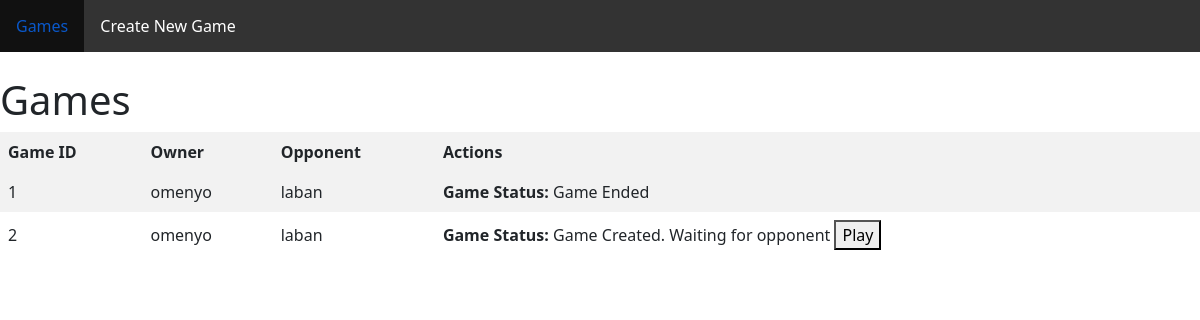
Before: / (signed in) with the older database file.
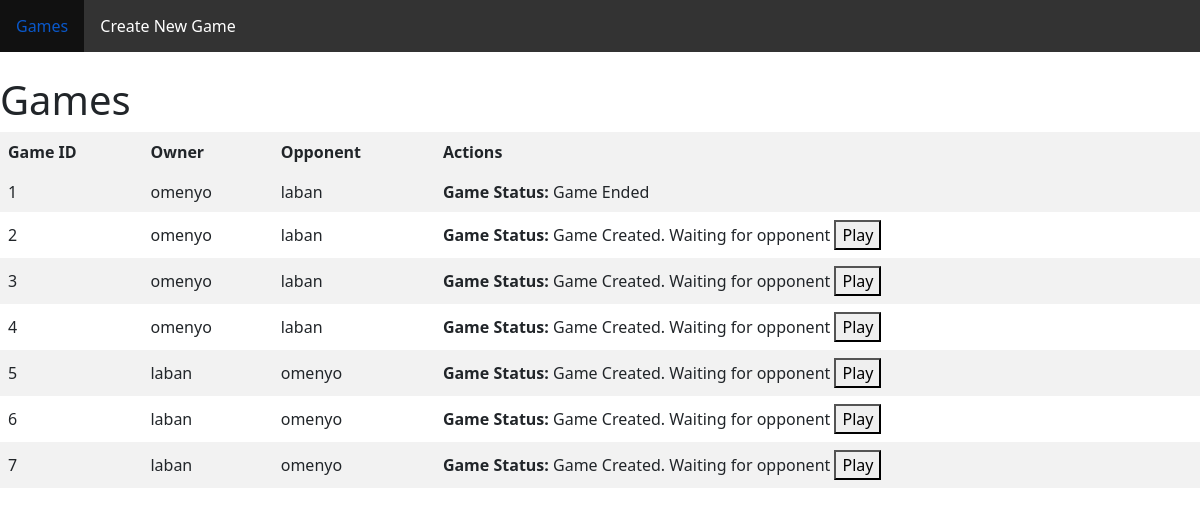
After: the same page with the newer database file.
### game_core/models.py (models this page shows, shortened)
class Game(models.Model):
    owner = models.ForeignKey(User, on_delete=models.CASCADE,related_name="owner")
    opponent = models.ForeignKey(User, on_delete=models.CASCADE,related_name="opponent", null=True)
    owner_online = models.BooleanField(default=False)
    opponent_online = models.BooleanField(default=False)
    winner = models.CharField(max_length=20, null=True, blank=True)
    CHOICES=(
        (1,"Game Created. Waiting for opponent"),
        (2,"Game Started"),
        (3,"Game Ended"))
    status = models.IntegerField(default=1,choices=CHOICES)
    c_player=models.CharField(max_length=3,default=1)
    owner_cards= models.CharField(max_length=2000,blank=True)
    opponent_cards=models.CharField(max_length=2000,blank=True)
    Cards_deck_play=models.CharField(max_length=2000,blank=True)
    Last_played=models.CharField(max_length=2000,blank=True)
    symbol=models.CharField(max_length=2000,blank=True)
    owner_pick_card_turn=models.BooleanField(default=True)
    opponent_pick_card_turn=models.BooleanField(default=True)

### game_core/views.py (the view)
# urls.py: path('', views.games, name='index'),
def games(request):
    if request.user.is_anonymous:
        return redirect(reverse_lazy('admin:index'))
    games=Game.objects.all()
    context={'games':games}
    return render(request, 'games.html',context)

### templates/games.html
{% extends "base.html" %}
{% block body %}
    <h1>Games</h1>
    <table>
        <tr>
            <th>Game ID</th>
            <th>Owner</th>
            <th>Opponent</th>
            <th>Actions</th>
        </tr>
        {% for game in games %}
            <tr>
                <td>{{ game.id }}</td>
                <td>{{ game.owner.username }}</td>
                <td>{{ game.opponent.username}}</td>
                <td>
                    {% if game.status == 1 %}
                        <strong>Game Status:</strong> Game Created. Waiting for opponent
                        <a href="{% url 'play_game' id=game.id %}">
                            <button>Play</button>
                        </a>
                    {% elif game.status == 2 %}
                        <strong>Game Status:</strong> Game Started
                        <a href="{% url 'play_game' id=game.id %}">
                            <button>Continue</button>
                        </a>
                    {% elif game.status == 3 %}
                        <strong>Game Status:</strong> Game Ended
                    {% endif %}
                </td>
            </tr>
        {% empty %}
            <tr>
                <td colspan="4">No games available</td>
            </tr>
        {% endfor %}
    </table>
{% endblock %}

### templates/base.html (shortened to what this page needs)
{% load static %}
<!DOCTYPE html>
<html lang="en">
<head>
    <link rel="stylesheet" href="{% static 'style.css' %}">
    <link rel="stylesheet" href="{% static 'main.css' %}">
     <link rel="stylesheet" href="https://stackpath.bootstrapcdn.com/bootstrap/5.1.3/css/bootstrap.min.css">
</head>
<body>
    <nav>
        <ul>
            <li><a href="/">Games</a></li>
            <li><a href="/create">Create New Game</a></li>
            <li><a href="#"></a></li>
        </ul>
    </nav>
    <br>
{% block body %}
{% endblock %}
</body>
</html>

### static/main.css (style rules this page uses)
nav { background-color: #333; overflow: hidden; }
nav ul { list-style-type: none; margin: 0; padding: 0; overflow: hidden; }
nav li { float: left; }
nav li a { display: block; color: white; text-align: center; padding: 14px 16px; text-decoration: none; }
table { width: 100%; border-collapse: collapse; }
th, td { border: 1px solid #dddddd; text-align: left; padding: 8px; }
th { background-color: #f2f2f2; }
tr:nth-child(even) { background-color: #f2f2f2; }

Changed rows visible on the page:
added Game: id "3", owner.username "omenyo", opponent.username "laban", shows "Game Status:", status "Game Created. Waiting for opponent"
added Game: id "4", owner.username "omenyo", opponent.username "laban", shows "Game Status:", status "Game Created. Waiting for opponent"
added Game: id "5", owner.username "laban", opponent.username "omenyo", shows "Game Status:", status "Game Created. Waiting for opponent"
added Game: id "6", owner.username "laban", opponent.username "omenyo", shows "Game Status:", status "Game Created. Waiting for opponent"
added Game: id "7", owner.username "laban", opponent.username "omenyo", shows "Game Status:", status "Game Created. Waiting for opponent"
